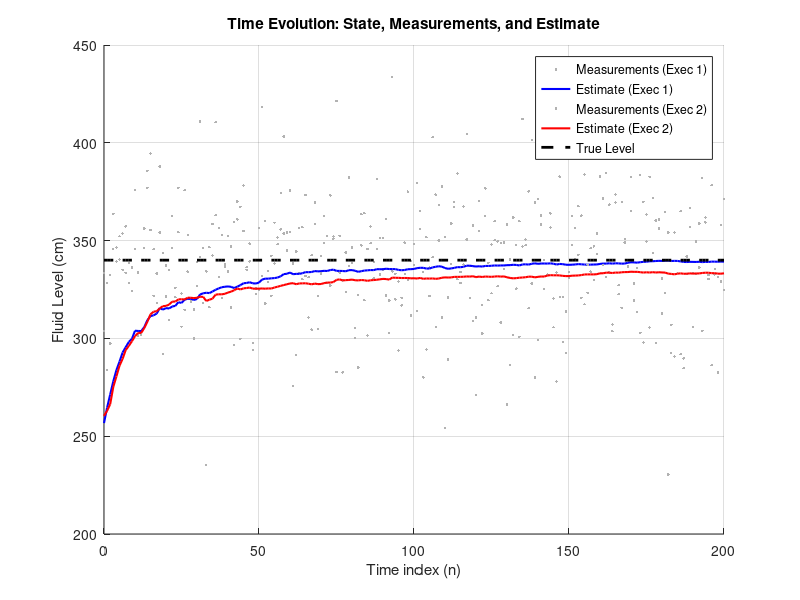
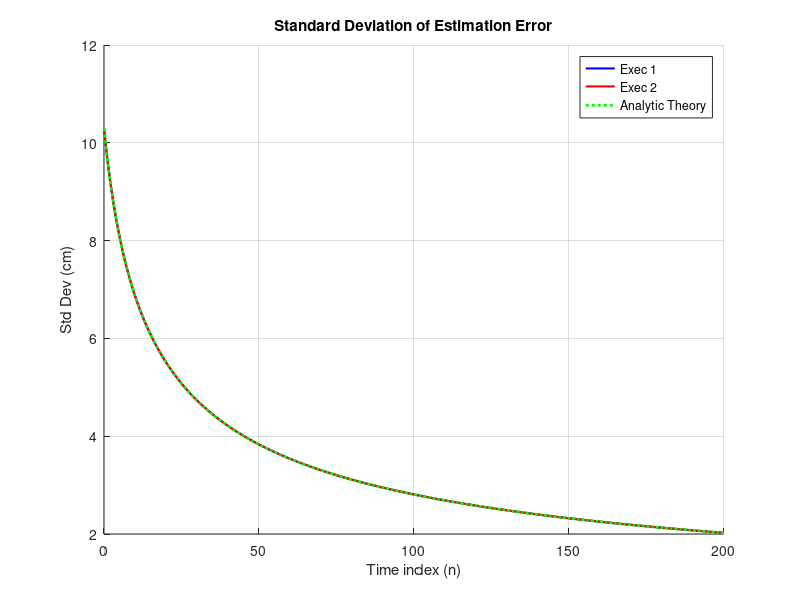

Reproduce these figures in MATLAB, in order.
% =========================================================================
% Script: kalman_flow.m
% Subject: Signal Processing for Communications
% Assignment: Lab 3 - Linear Estimation and Kalman Filtering
% Task: 3 (Constant Fluid Level Estimation)
% =========================================================================

clear; clc; close all;

%% 1. SYSTEM PARAMETERS AND CONFIGURATION
% Physical constants
rho_kgm3 = 874;                 % Density of Benzene in kg/m^3
rho_gcm3 = rho_kgm3 / 1000;     % Density in g/cm^3 (0.874)
ch = 0.98 * rho_gcm3;           % Hydrostatic constant [mbar/cm] [cite: 26]

% Simulation parameters
N = 200;                        % Number of time steps (0 to 200)
num_execs = 2;                  % Number of executions to plot

% Statistics and True Values
l_true = 340;                   % True fluid level [cm]
mu_l = 250;                     % Initial guess for level [cm]
sigma_l = 11;                   % Standard deviation of initial guess [cm]
sigma_v = 25;                   % Standard deviation of measurement noise [mbar]

% Kalman Filter Matrices (Scalar model derived in Task 3)
% State: s_n = level (constant)
A = 1;                          % State transition (level is static)
G = 0;                          % No control input
Q = 0;                          % Process noise covariance (model is perfect)
H = ch;                         % Observation matrix (converts cm to mbar)
R = sigma_v^2;                  % Measurement noise covariance

%% 2. SIMULATION LOOP (Multiple Executions)
% We use cell arrays or matrices to store data for different runs if needed,
% but for plotting we can just hold the figure.

% Prepare Figures
figure(1); hold on; grid on;
title('Time Evolution: State, Measurements, and Estimate');
xlabel('Time index (n)'); ylabel('Fluid Level (cm)');

figure(2); hold on; grid on;
title('Standard Deviation of Estimation Error');
xlabel('Time index (n)'); ylabel('Std Dev (cm)');

colors = ['b', 'r']; % Colors for the two executions

for k = 1:num_execs
    % --- Initialization ---
    % Pre-allocate arrays for history
    s_true_hist = zeros(1, N+1);
    x_hist      = zeros(1, N+1);
    s_hat_hist  = zeros(1, N+1);
    Sigma_hist  = zeros(1, N+1);
    
    % Initialize Kalman Filter Variables (n = -1)
    s_hat = mu_l;               % \hat{s}_{-1|-1}
    Sigma = sigma_l^2;          % \Sigma_{-1|-1} (Variance)
    
    % --- Time Loop (n = 0 to N) ---
    for i = 1:(N+1)
        n = i - 1; % Actual time index
        
        % A. Simulate Real World (The "Truth")
        s_n = l_true;           % True state is constant
        v_n = sigma_v * randn;  % Generate Gaussian noise
        x_n = H * s_n + v_n;    % Generate measurement [mbar]
        
        % B. Kalman Filter Algorithm
        
        % 1. Prediction (Time Update)
        % \hat{s}_{n|n-1} = A * \hat{s}_{n-1|n-1}
        s_pred = A * s_hat;
        % \Sigma_{n|n-1} = A * \Sigma_{n-1|n-1} * A' + Q
        Sigma_pred = A * Sigma * A' + Q;
        
        % 2. Correction (Measurement Update)
        % Kalman Gain: K_n
        K = Sigma_pred * H' / (H * Sigma_pred * H' + R);
        
        % State Update: \hat{s}_{n|n}
        s_hat = s_pred + K * (x_n - H * s_pred);
        
        % Covariance Update: \Sigma_{n|n}
        Sigma = (1 - K * H) * Sigma_pred;
        
        % C. Store Data
        s_true_hist(i) = s_n;
        x_hist(i)      = x_n;
        s_hat_hist(i)  = s_hat;
        Sigma_hist(i)  = Sigma;
    end
    
    % --- Plotting for Execution k ---
    time_vec = 0:N;
    
    % Plot on Figure 1
    figure(1);
    % Plot measurements converted to cm (observed level) for valid comparison
    % We plot points (.) to avoid clutter
    plot(time_vec, x_hist/ch, '.', 'Color', [0.7 0.7 0.7], ...
        'DisplayName', sprintf('Measurements (Exec %d)', k));
    
    % Plot Estimate
    plot(time_vec, s_hat_hist, 'Color', colors(k), 'LineWidth', 1.5, ...
        'DisplayName', sprintf('Estimate (Exec %d)', k));
    
    % Plot on Figure 2 (Sigma)
    figure(2);
    plot(time_vec, sqrt(Sigma_hist), 'Color', colors(k), 'LineWidth', 1.5, ...
        'DisplayName', sprintf('Exec %d', k));
end

%% 3. FINALIZING PLOTS
figure(1);
% Plot True Level once (it's the same for all)
plot(time_vec, s_true_hist, 'k--', 'LineWidth', 2, 'DisplayName', 'True Level');
legend('Location', 'best');
ylim([200 450]); % Adjust view to see convergence

figure(2);
legend('Location', 'best');
% Analytic Check (Optional validation)
% Formula: Sigma_n = sigma_l^2 / (1 + (n+1)*alpha*ch^2)
alpha = sigma_l^2 / sigma_v^2;
Sigma_analytic = sigma_l^2 ./ (1 + ((0:N)+1) * alpha * ch^2);
plot(time_vec, sqrt(Sigma_analytic), 'g:', 'LineWidth', 2, 'DisplayName', 'Analytic Theory');